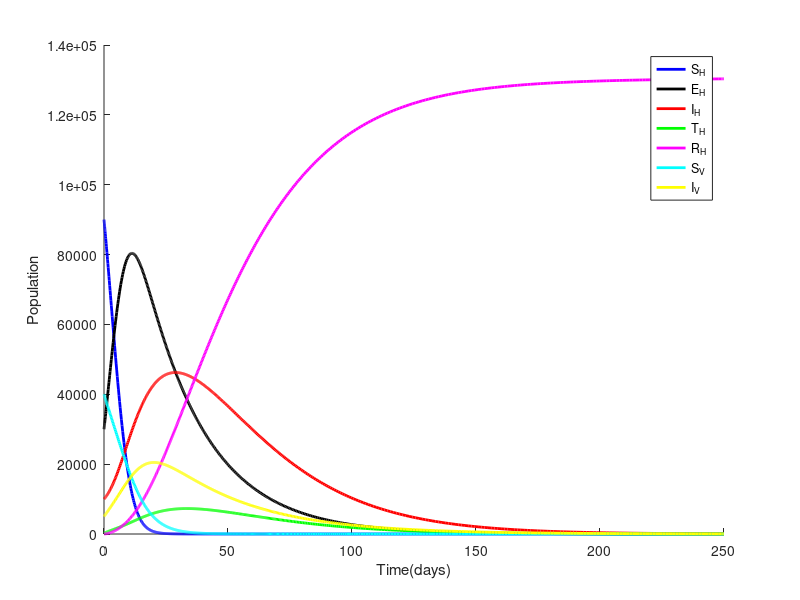

Source code (MATLAB):
% SEITR-SI Epidemic Model 
% Authour by: Awortwe Abraham, Mathematical Sciences,UMaT,Ghana.
% Date 18/06/2024.
% Define pareters
 beta = 0.75; % Transmission probability from IV to SH
 omega = 0.375;  % Transmission probability from IH to SV
 epsilon = 0.25; % Recovery rate
 mu1= 3*10^-5; % natural death rate human
 alpha= 0.0001; % disease induced death rate of human
 bv= 0.05; % birth rate of vector
 bh=4.94*10^-5; % birth rate of human
 mu2= 0.0287; % natural death rate vector
 gamma= 0.04; % Progression rate of exposed human 
 delta= 0.04; % treated rate
 Nh = 130200; % Total population of human
 Nv = 45000; % Total population of vectors
 % Initial conditions
 Sh0 = 90000; % Initial number of susceptible human
 Eh0= 30000;% Inyial number of exposed human
 Ih0 = 10000; % Initial number of infected human
 Th0= (1/50)*Ih0;%initail number of treated human
 Rh0 = 0; % Initial number of recovered human
 Sv0 = 40000; % Initail number of susceptible vector
 Iv0 =5000 ; % Initial number of infected vector
 % Time span tspan = [0 250]; 
% Time period for the simulation 
% Initial state vector y0 = [Sh0 Eh0 Ih0 Th0 Rh0 Sv0 Iv0]; 
% ODE function
% Solve ODE
% Time span
tspan=[0 250];

%Initial state 
y0=[Sh0,Eh0,Ih0,Th0,Rh0,Sv0,Iv0];

%ODE function
f=@(t,y)[ bh - ((beta*y(7)*y(1))/Nv )+ mu1*y(1);((beta*y(7)*y(1)/Nv ))-(gamma + mu1)*y(2);(gamma*y(2))-(alpha + delta +mu1)*y(3);(delta * y(3)) - (mu1+alpha+epsilon)*y(4);(epsilon * y(4)) + mu1*y(5);bv-(omega*y(6)*y(3)/Nh)-mu2*y(6);(omega*y(6)*y(3)/Nh)-mu2*y(7)];
%Check the size of y
disp('Size of yo:');
disp(size(y0));

%Evaluate the ODE function at the initial time and state
t0=tspan(1);%Initial time
fval=f(t0,y0);%Evaluate the ODE function

% Check the size of the vector retuned by ODE function
disp('Size of the vector returned by the ODE function:');
disp(size(fval));

%Solve ODE
options=odeset('RelTol',1e-6,'AbsTol',1e-8);
[t, sol]= ode45(f,tspan,y0,options);
hold on 
%Plot the solution
p=plot(t,sol(:,1),'b',t,sol(:,2),'k',t,sol(:,3),'r',t,sol(:,4),'g',t,sol(:,5),'m',t,sol(:,6),'c',t,sol(:,7),'y');
set(p,'linewidth',2)
legend('S_H','E_H','I_H','T_H','R_H','S_V','I_V')
xlabel('Time(days)')
ylabel('Population')